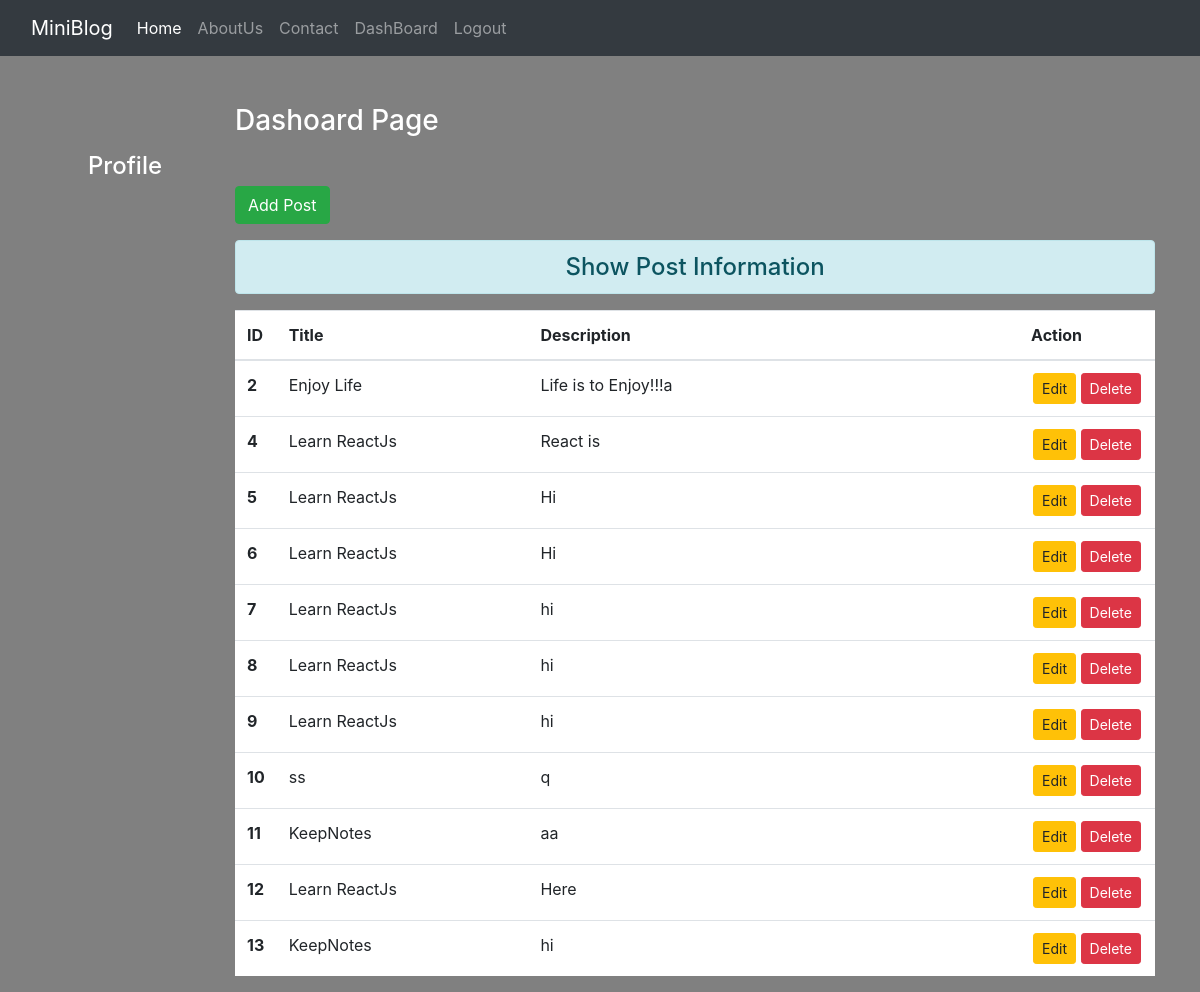
The page /dashboard/ (signed in) on the database its author committed.
### blog/models.py (models this page shows)
class Post(models.Model):
    title = models.CharField(max_length=100)
    description = models.TextField()

### blog/views.py (the view)
# urls.py: path("dashboard/", views.dashboard, name="dashboard"),
def dashboard(request):
    if request.user.is_authenticated:
        posts = Post.objects.all()
        user = request.user
        full_name = user.get_full_name()
        gps = user.groups.all()
        return render(request,"blog/dashboard.html",{'posts':posts,"full_name":full_name,"groups":gps})
    else:
        return HttpResponseRedirect("/accounts/login/")

### blog/templates/blog/dashboard.html (shortened to what this page needs)
{% extends 'blog/base.html' %} {% load static %}
  {% block side %}
      <div class="col-sm-2 text-white my-5 text-center">
          <h4 class="my-5">Profile</h4>
      </div>
  {% endblock side %}
 {% block content %}
<div class="col-sm-10">
  <h3 class="text-white my-5">Dashoard Page</h3>
  <a href="{% url 'addpost' %}" class="btn btn-success">Add Post</a>
  <h4 class="text-center alert alert-info mt-3">Show Post Information</h4>
  {% if posts %}
    <table class="table table-hover bg-white">
      <thead>
        <tr>
          <th scope="col" style="width:2%">ID</th>
          <th scope="col" style="width:28%">Title</th>
          <th scope="col" style="width:55%">Description</th>
          <th scope="col" style="width:15%">Action</th>
        </tr>
      </thead>
      <tbody>
        {% for post in posts %}
        <tr>
          <th scope="row">{{post.id}}</th>
          <td>{{post.title}}</td>
          <td>{{post.description}}</td>
          <td class="text-center">
            <a href="{% url 'updatepost' post.id  %}" class="btn btn-warning btn-sm">Edit</a>
             {% if  perms.blog.delete_post %}
                <form
              action="{% url 'deletepost' post.id %}"
              method="POST"
              class="d-inline"
            >
              <input type="submit" class="btn btn-danger btn-sm" value="Delete" />
            </form>
             {% endif %}
          </td>
        </tr>
        {% endfor %}
      </tbody>
    </table>
    {% else %}
    <h4 class="text-center alert alert-warning">No Records</h4>
    {% endif %}
</div>
{% endblock content %}

### blog/static/blog/css/style.css (style rules this page uses)
body { background-color: gray; color: antiquewhite; }

### rows shown on the page
Post: id "2", title "Enjoy Life", description "Life is to Enjoy!!!a"
Post: id "4", title "Learn ReactJs", description "React is"
Post: id "5", title "Learn ReactJs", description "Hi"
Post: id "6", title "Learn ReactJs", description "Hi"
Post: id "7", title "Learn ReactJs", description "hi"
Post: id "8", title "Learn ReactJs", description "hi"
Post: id "9", title "Learn ReactJs", description "hi"
Post: id "10", title "ss", description "q"
Post: id "11", title "KeepNotes", description "aa"
Post: id "12", title "Learn ReactJs", description "Here"
Post: id "13", title "KeepNotes", description "hi"
